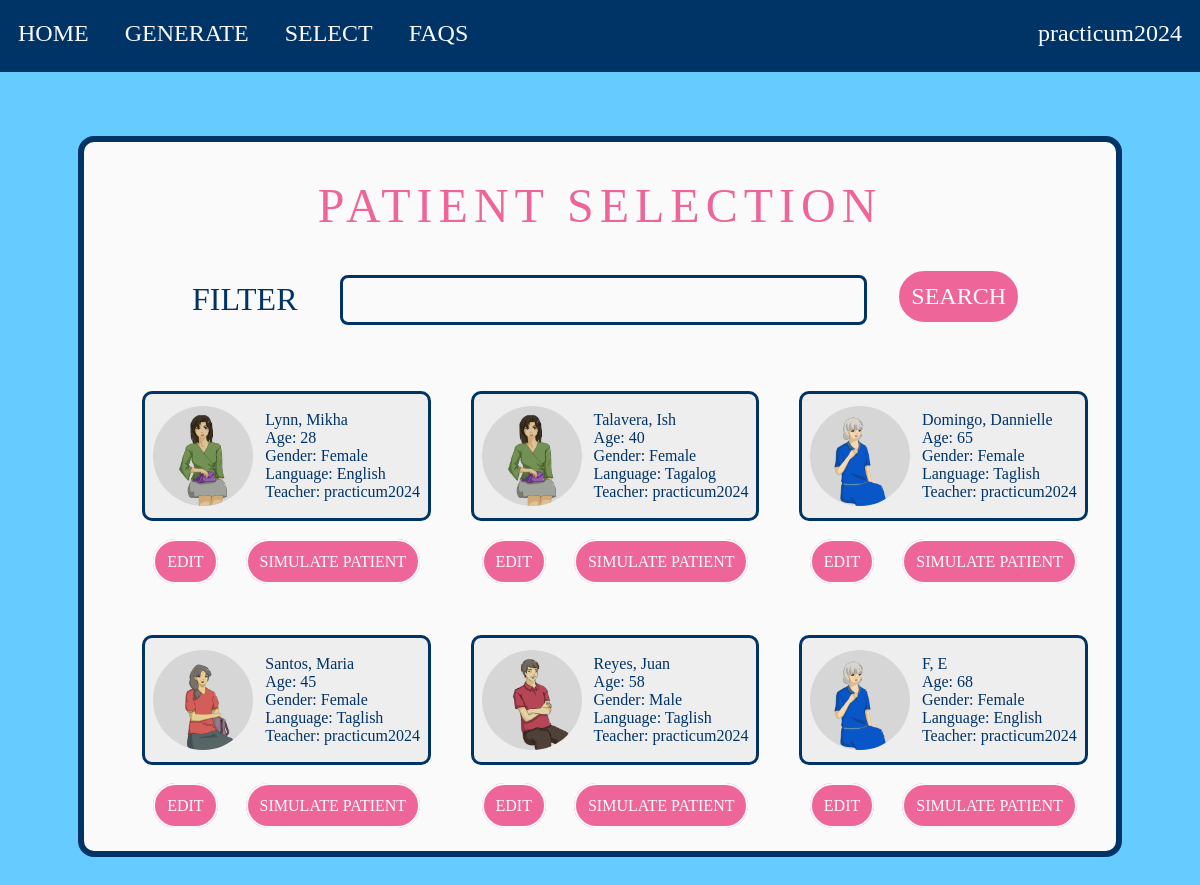
/select/ (signed in), run on the app's committed database.
### virtualpatient/models.py (models this page shows, shortened)
class Patient(models.Model):
    first_name = models.CharField(max_length=50, null=True)
    last_name = models.CharField(max_length=50, null=True)
    age = models.PositiveIntegerField(null=True)
    sex = models.CharField(null=True, max_length=6, choices=[
        ('Male', 'Male'),
        ('Female', 'Female'),
    ])
    height = models.FloatField(help_text="Height in cm", null=True)
    weight = models.FloatField(help_text="Weight in kg", null=True)
    language = models.CharField(null=True, max_length=7, choices=[
        ('English', 'English'),
        ('Tagalog', 'Tagalog'),
        ('Taglish', 'Taglish'),
    ])
    chief_complaint = models.CharField(max_length=50, null=True)
    provocation = models.CharField(max_length=50, null=True)
    quality = models.CharField(max_length=50, null=True)
    region = models.CharField(max_length=50, null=True)
    severity = models.CharField(max_length=50, null=True)
    timing = models.CharField(max_length=50, null=True)
    background = models.CharField(max_length=200, blank=True, null=True)
    family_history = models.CharField(max_length=200, blank=True, null=True)
    lifestyle = models.CharField(max_length=200, blank=True, null=True)
    recent_interactions = models.CharField(max_length=200, blank=True, null=True)
    medical_history = models.CharField(max_length=200, blank=True, null=True)
    symptoms = models.TextField(blank=True, null=True)
    notes = models.TextField(blank=True, null=True)
    illness_to_be_diagnosed = models.CharField(max_length=255, null=True)
    created_by = models.ForeignKey(User, on_delete=models.CASCADE)
    image = models.CharField(default='images/gpt.jpg/', max_length=50, blank=True, null=True)

### virtualpatient/views.py (the view, shortened to what this page needs)
# urls.py: path('select/', views.select, name='select'),
@login_required(login_url='login')
def select(request):
    patients = Patient.objects.all()
    by_user = Patient.objects.filter(created_by=request.user)
    filters = [-1, -1, -1, -1, -1]
    diagnosed = Patient.objects.filter(id__in=Diagnosed.objects.filter(user=request.user).values('patient'))
    context = {'patients': patients, 'by_user': by_user, 'diagnosed': diagnosed, 'filters': filters, 'is_teacher': request.user.groups.filter(name='teacher').exists()}
    return render(request, 'virtualpatient/select.html', context)

### virtualpatient/templates/virtualpatient/select.html (shortened to what this page needs)
{% extends 'virtualpatient/base.html' %}
{% load static %}
{% block content %}
<link rel="stylesheet" href="{% static 'select.css' %}">
<div class="cnt-1">
    <div class="cnt-2">
        <div class="h1">PATIENT SELECTION</div>
        <form method="POST" action="">
            <div class="h2">FILTER</div>
            <div class="filter">
                <div class="selected">
                </div>
            </div>
            <button type="submit" class="search">SEARCH</button>
        </form>
        <div class="cnt-3">
            {% for patient in patients %}
                <div class="patient">
                    <div class="details">
                        <img alt="patient" src="/static/{{patient.image}}/">
                        <div>
                            <p>{{patient.last_name}}, {{patient.first_name}}</p>
                            <p>Age: {{patient.age}}</p>
                            <p>Gender: {{patient.sex}}</p>
                            <p>Language: {{patient.language}}</p>
                            <p>Teacher: {{patient.created_by}}</p>
                        </div>
                    </div>
                    <div class="cnt-4">
                        {% if patient in by_user %}
                            <a class="btn" href="{% url 'edit' pk=patient.pk %}">EDIT</a>
                        {% endif %}
                        {% if patient in diagnosed %}
                            <a class="btn" href="{% url 'simulate' pk=patient.pk %}">VIEW CONVERSATION</a>
                        {% else %}
                            <a class="btn" href="{% url 'simulate' pk=patient.pk %}">SIMULATE PATIENT</a>
                        {% endif %}
                    </div>
                </div>
            {% endfor %}
        </div>
    </div>
</div>
{% endblock %}

### virtualpatient/templates/virtualpatient/base.html (shortened to what this page needs)
<!DOCTYPE html>
<html lang="en">
    <head>
        {% load static %}
        <link rel="stylesheet" href="{% static 'base.css' %}">
    </head>
    <body>
        <div class="header">
            <div class="hdr-1">
                <a class="nav" href="{% url 'home' %}">HOME</a>
                {% if is_teacher %}
                <a class="nav" href="{% url 'generate' %}">GENERATE</a>
                {% endif %}
                <a class="nav" href="{% url 'select' %}">SELECT</a>
                <a class="nav" href="{% url 'faqs' %}" >FAQS</a>
            </div>
            <div class="hdr-2">
                <a class="nav" href="{% url 'profile' %}" >{{request.user}}</a>
            </div>
        </div>
        <div class="content">
            {% block content %}
            {% endblock %}
        </div>
    </body>
</html>

### virtualpatient/static/base.css (style rules this page uses)
* { font-family: 'Franklin Gothic Medium'; margin: 0px; }
html { background: #6cf; }
.header { display: flex; justify-content: space-between; background: #036; }
.hdr-1 { display: flex; justify-content: flex-start; }
.hdr-2 { display: flex; justify-content: flex-end; }
.nav { margin: 0.75rem 1svw; border-bottom: solid #036 5px; padding: 0.5rem 0.5svw; width: 16svw; max-width: fit-content; font-size: clamp(0.75rem, 3svw, 1.5rem); color: #fafafa; overflow-x: clip; white-space: nowrap; text-decoration: none; }
.content { height: 92svh; }

### virtualpatient/static/select.css (style rules this page uses)
.cnt-1 { display: flex; flex-direction: column; align-items: center; }
.cnt-2 { display: flex; flex-direction: column; align-items: stretch; margin: 4rem; border: solid #036 min(0.5rem, 0.5svw); border-radius: 1rem; padding: 3svw; width: 80svw; background: #fafafa; }
.h1 { margin-bottom: 2cqi; align-self: center; font-size: min(5svw, 3rem); letter-spacing: min(0.5svw, 0.5rem); color:#e69; }
form { display: flex; align-self: center; align-items: flex-start; justify-content: space-between; margin-bottom: 4cqi; width: 90%; color: #036; }
.h2 { margin: 1cqi; padding: 1cqi; font-size: min(4svw, 2rem); }
.filter { position: relative; flex-grow: 1; margin: 1.5cqi; }
.selected { display: flex; align-items: center; border: solid #036 min(0.25rem, 0.25svw); border-radius: 0.5rem; padding: min(0.5rem, 0.5svw); height: min(4svw, 2rem); }
.search { margin: 1cqi; border: solid 0.125rem #fafafa; border-radius: 30px; padding: 1cqi; width: fit-content; background: #e69; font-size: min(1.5rem, 3.5svw); color: #fafafa; text-decoration: none; }
.cnt-3 { display:grid; grid-template-columns: repeat(auto-fill, 300px); justify-content: space-around; row-gap: min(4rem, 20svw); column-gap: 25px; }
.patient { display:flex; flex-direction: column; align-items: center; justify-content: space-around; width: min(330px, 80svw); }
.details { display:flex; flex-direction:row; align-items: center; border: solid #036 min(0.20rem, 0.25svw); border-radius:10px; padding: min(0.75rem, 3svw) min(0.5rem, 2svw); background: #eee; font-size: min(3svw, 1rem); color: #036; }
img { margin-right: min(0.75rem, 3svw); border-radius: 100px; height: min(20cqi, 100px); aspect-ratio: 1; background: rgba(1, 1, 1, 0.1); object-fit: cover; }
.cnt-4 { margin-top: 2rem; }
.btn { margin: 1cqi; border: solid 0.125rem #fafafa; border-radius: 30px; padding: 0.75rem; width: fit-content; background: #e69; font-size: min(1rem, 5svw); color: #fafafa; text-decoration: none; }

### data on the page
Patient: image (picture), last_name "Lynn", first_name "Mikha", age "28", sex "Female", language "English", created_by "practicum2024", shows "EDIT"
Patient: image (picture), last_name "Talavera", first_name "Ish", age "40", sex "Female", language "Tagalog", created_by "practicum2024", shows "EDIT"
Patient: image (picture), last_name "Domingo", first_name "Dannielle", age "65", sex "Female", language "Taglish", created_by "practicum2024", shows "EDIT"
Patient: image (picture), last_name "Santos", first_name "Maria", age "45", sex "Female", language "Taglish", created_by "practicum2024", shows "EDIT"
Patient: image (picture), last_name "Reyes", first_name "Juan", age "58", sex "Male", language "Taglish", created_by "practicum2024", shows "EDIT"
Patient: image (picture), last_name "F", first_name "E", age "68", sex "Female", language "English", created_by "practicum2024", shows "EDIT"

### other printed values
{{ request.user }} "practicum2024"
